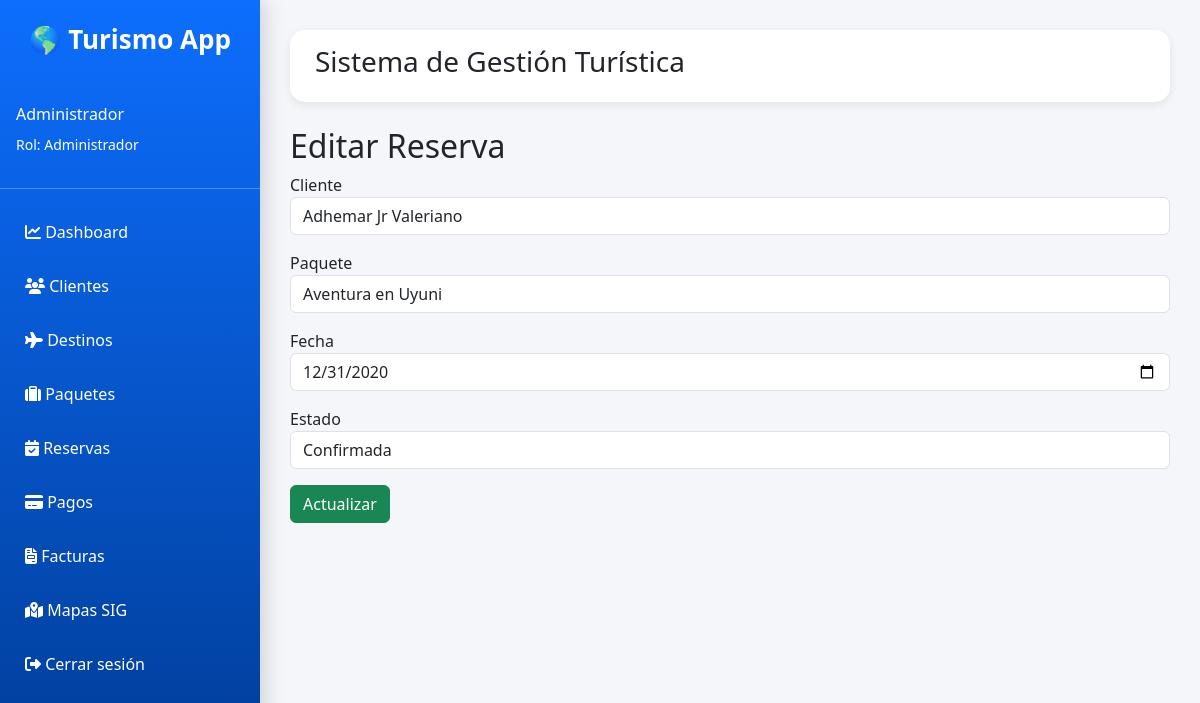
Screenshot of /reservas/editar/1 (signed in) with the database file from the repository.
### app/models.py (models this page shows, shortened)
class Usuario(UserMixin, db.Model):
    __tablename__ = "usuarios"
    id = db.Column(
        db.Integer,
        primary_key=True
    )
    nombre = db.Column(
        db.String(100),
        nullable=False
    )
    correo = db.Column(
        db.String(100),
        unique=True,
        nullable=False
    )
    password = db.Column(
        db.String(255),
        nullable=False
    )
    rol_id = db.Column(
        db.Integer,
        db.ForeignKey("roles.id"),
        nullable=False
    )

class Rol(db.Model):
    __tablename__ = "roles"
    id = db.Column(
        db.Integer,
        primary_key=True
    )
    nombre = db.Column(
        db.String(50),
        unique=True,
        nullable=False
    )
    usuarios = db.relationship(
        "Usuario",
        backref="rol",
        lazy=True
    )

class Reserva(db.Model):
    __tablename__ = "reservas"
    id = db.Column(
        db.Integer,
        primary_key=True
    )
    fecha = db.Column(
        db.Date,
        nullable=False
    )
    estado = db.Column(
        db.String(50),
        nullable=False,
        default="Pendiente"
    )
    cliente_id = db.Column(
        db.Integer,
        db.ForeignKey("clientes.id"),
        nullable=False
    )
    paquete_id = db.Column(
        db.Integer,
        db.ForeignKey("paquetes.id"),
        nullable=False
    )
    cliente = db.relationship(
        "Cliente",
        backref="reservas"
    )
    paquete = db.relationship(
        "Paquete",
        backref="reservas"
    )

class Cliente(db.Model):
    __tablename__ = "clientes"
    id = db.Column(
        db.Integer,
        primary_key=True
    )
    nombre = db.Column(
        db.String(100),
        nullable=False
    )
    apellido = db.Column(
        db.String(100),
        nullable=False
    )
    telefono = db.Column(
        db.String(20)
    )
    correo = db.Column(
        db.String(100),
        unique=True
    )
    ci = db.Column(
        db.String(20),
        unique=True
    )

class Paquete(db.Model):
    __tablename__ = "paquetes"
    id = db.Column(
        db.Integer,
        primary_key=True
    )
    nombre = db.Column(
        db.String(100),
        nullable=False
    )
    descripcion = db.Column(
        db.Text
    )
    precio = db.Column(
        db.Float,
        nullable=False
    )
    duracion = db.Column(
        db.String(50)
    )
    destino_id = db.Column(
        db.Integer,
        db.ForeignKey("destinos.id"),
        nullable=False
    )
    destino = db.relationship(
        "Destino",
        backref="paquetes"
    )

### app/reservas/routes.py (the view, shortened to what this page needs)
@reservas_bp.route("/editar/<int:id>", methods=["GET", "POST"])
def editar_reserva(id):
    if current_user.rol.nombre == "Cliente":
        abort(403)
    reserva = Reserva.query.get_or_404(id)
    clientes = Cliente.query.all()
    paquetes = Paquete.query.all()
    return render_template(
        "reservas/editar.html",
        reserva=reserva,
        clientes=clientes,
        paquetes=paquetes
    )

### app/templates/reservas/editar.html (shortened to what this page needs)
{% extends 'base.html' %}
{% block content %}
<h2>Editar Reserva</h2>
<form method="POST">
    <div class="mb-3">
        <label>Cliente</label>
        <select name="cliente_id"
                class="form-control">
            {% for cliente in clientes %}
            <option value="{{ cliente.id }}"
            {% if cliente.id == reserva.cliente_id %}
                selected
            {% endif %}
            >
                {{ cliente.nombre }} {{ cliente.apellido }}
            </option>
            {% endfor %}
        </select>
    </div>
    <div class="mb-3">
        <label>Paquete</label>
        <select name="paquete_id"
                class="form-control">
            {% for paquete in paquetes %}
            <option value="{{ paquete.id }}"
            {% if paquete.id == reserva.paquete_id %}
                selected
            {% endif %}
            >
                {{ paquete.nombre }}
            </option>
            {% endfor %}
        </select>
    </div>
    <div class="mb-3">
        <label>Fecha</label>
        <input type="date"
               name="fecha"
               class="form-control"
               value="{{ reserva.fecha }}">
    </div>
    <div class="mb-3">
        <label>Estado</label>
        <select name="estado"
                class="form-control">
            <option {% if reserva.estado == 'Confirmada' %}selected{% endif %}>
                Confirmada
            </option>
        </select>
    </div>
    <button class="btn btn-success">
        Actualizar
    </button>
</form>
{% endblock %}

### app/templates/base.html (shortened to what this page needs)
<!DOCTYPE html>
<html lang="es">
<head>
<link href="https://cdn.jsdelivr.net/npm/bootstrap@5.3.7/dist/css/bootstrap.min.css" rel="stylesheet">
<link rel="stylesheet"
href="https://cdnjs.cloudflare.com/ajax/libs/font-awesome/6.5.2/css/all.min.css">
</head>
<body>
<div class="sidebar offcanvas-md offcanvas-start"
     tabindex="-1"
     id="menu">
<div class="logo">
    🌎 Turismo App
</div>
{% if current_user.is_authenticated %}
<div class="text-white p-3">
    <h6>{{ current_user.nombre }}</h6>
    <small>
        Rol: {{ current_user.rol.nombre }}
    </small>
</div>
<hr>
{% endif %}
{% if current_user.is_authenticated %}
    {% if current_user.rol.nombre == "Administrador" %}
        <a href="/dashboard">
            <i class="fa-solid fa-chart-line"></i>
            Dashboard
        </a>
        <a href="/clientes">
            <i class="fa-solid fa-users"></i>
            Clientes
        </a>
        <a href="/destinos">
            <i class="fa-solid fa-plane"></i>
            Destinos
        </a>
        <a href="/paquetes">
            <i class="fa-solid fa-suitcase"></i>
            Paquetes
        </a>
        <a href="/reservas">
            <i class="fa-solid fa-calendar-check"></i>
            Reservas
        </a>
        <a href="/pagos">
            <i class="fa-solid fa-credit-card"></i>
            Pagos
        </a>
        <a href="/facturas">
            <i class="fa-solid fa-file-invoice"></i>
            Facturas
        </a>
        <a href="/mapas">
            <i class="fa-solid fa-map-location-dot"></i>
            Mapas SIG
        </a>
    {% endif %}
    <a href="/auth/logout">
        <i class="fa-solid fa-right-from-bracket"></i>
        Cerrar sesión
    </a>
{% endif %}
</div>
<div class="content">
<div class="topbar">
    <h3>
        Sistema de Gestión Turística
    </h3>
</div>
{% block content %}
{% endblock %}
</div>
</body>
</html>

### app/templates/base.html (style rules this page uses)
* { margin:0; padding:0; box-sizing:border-box; }
body { background:#f4f6f9; font-family:'Segoe UI',sans-serif; }
.sidebar { position:fixed; top:0; left:0; width:260px; height:100vh; background:linear-gradient( 180deg, #0d6efd, #003b95 ); color:white; padding-top:20px; box-shadow:5px 0 20px rgba(0,0,0,.15); transition:transform .35s ease; z-index:1050; }
.logo { text-align:center; font-size:26px; font-weight:bold; margin-bottom:30px; }
.sidebar a { display:block; color:white; text-decoration:none; padding:15px 25px; transition:.3s; }
.content { margin-left:260px; padding:30px; }
.topbar { background:white; border-radius:15px; padding:15px 25px; margin-bottom:25px; box-shadow:0 3px 10px rgba(0,0,0,.08); }

### rows the page displays
Usuario: nombre "Administrador"
Rol: rol.nombre "Administrador"
Reserva: cliente_id "Adhemar Jr Valeriano", paquete_id "Aventura en Uyuni", fecha "12/31/2020", estado "Confirmada"
